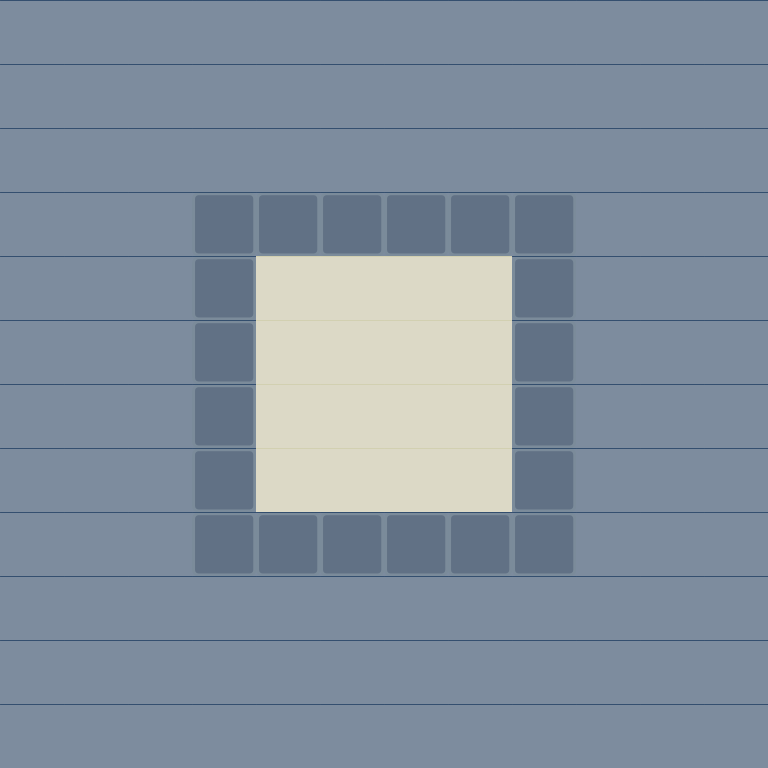

The image is a tile-based game level rendered from a .tmx file. Its description and source (layers, tilesets, objects; grid data summarised) follow:
An orthogonal 12x12 tile map with 64x64 px tiles, 2 tile layers (Tile Layer 1, Meta), 3 tilesets and 2 objects (2x BlueSpawn).

<map version="1.0" orientation="orthogonal" renderorder="right-down" width="12" height="12" tilewidth="64" tileheight="64" backgroundcolor="#ebe8e6">
 <tileset firstgid="1" name="Tiles_V1" tilewidth="64" tileheight="64">
  <image source="tiles_v1.png" width="128" height="320" />
 </tileset>
 <tileset firstgid="11" name="metaTiles_v1" tilewidth="64" tileheight="64">
  <image source="metaTiles_v1.png" width="320" height="64" />
  <tile id="1">
   <properties>
    <property name="Free" value="True" />
    <property name="Stop" value="False" />
   </properties>
  </tile>
  <tile id="4">
   <properties>
    <property name="Stop" value="True" />
   </properties>
  </tile>
 </tileset>
 <tileset firstgid="16" name="Tiles_V2" tilewidth="64" tileheight="64">
  <image source="tiles_v2.png" width="321" height="192" />
 </tileset>
 <objectgroup color="#ebe8e6" name="Objects">
  <object name="BlueSpawn" x="256" y="448" width="64" height="64">
   <properties>
    <property name="Stop" value="True" />
   </properties>
  </object>
  <object name="BlueSpawn" x="448" y="448" width="64" height="64">
   <properties>
    <property name="Stop" value="True" />
   </properties>
  </object>
 </objectgroup>
 <layer name="Tile Layer 1" width="12" height="12">
  <data>[144 cells, 21 non-empty, 2 distinct tile ids]</data>
 </layer>
 <layer name="Meta" width="12" height="12">
  <data>[144 cells, 143 non-empty, 2 distinct tile ids]</data>
 </layer>
</map>
